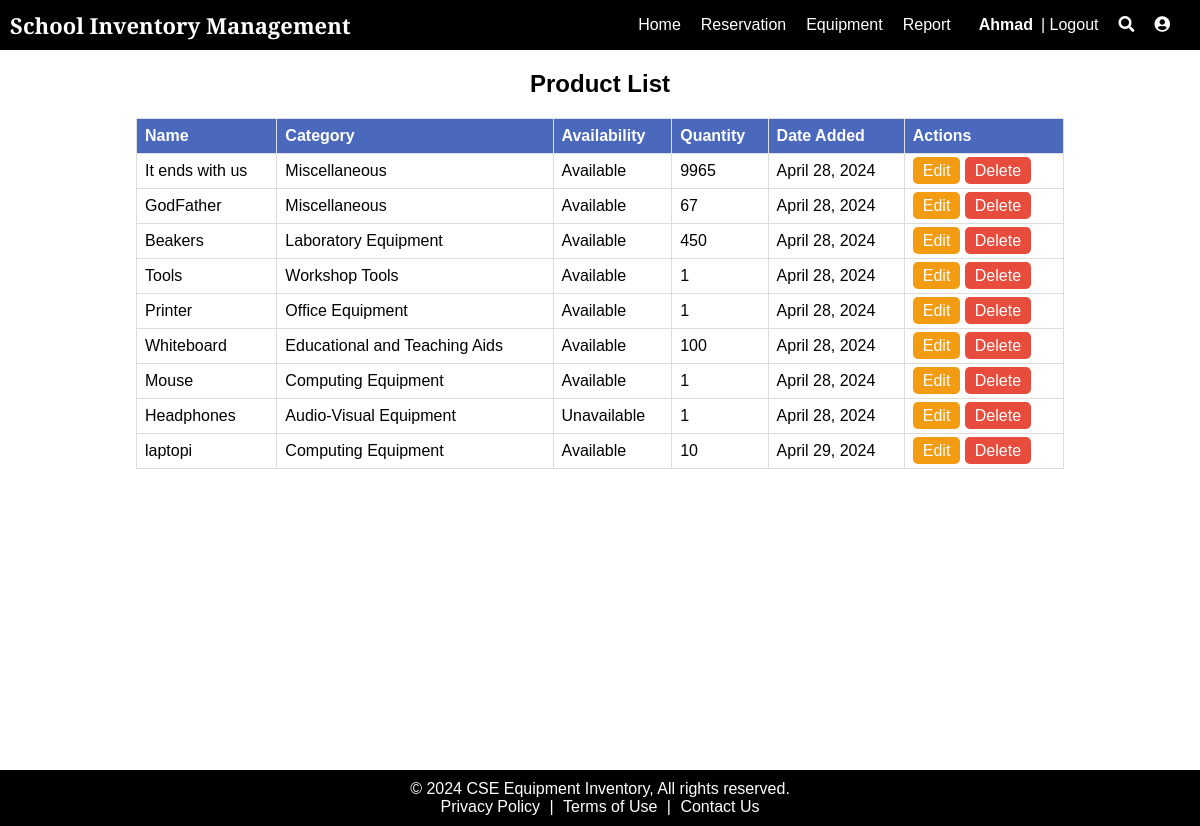
Screenshot of /list_products/ (signed in) with the database file from the repository.
### inventory_system/models.py (models this page shows, shortened)
class Products(models.Model):
    COMPUTING_EQUIPMENT = "Computing Equipment"
    AUDIO_VISUAL_EQUIPMENT = "Audio-Visual Equipment"
    LABORATORY_EQUIPMENT = "Laboratory Equipment"
    WORKSHOP_TOOLS = "Workshop Tools"
    OFFICE_EQUIPMENT = "Office Equipment"
    EDUCATIONAL_TEACHING_AIDS = "Educational and Teaching Aids"
    MISCELLANEOUS = "Miscellaneous"
    categories = [
        (COMPUTING_EQUIPMENT, "Computing Equipment"),
        (AUDIO_VISUAL_EQUIPMENT, "Audio-Visual Equipment"),
        (LABORATORY_EQUIPMENT, "Laboratory Equipment"),
        (WORKSHOP_TOOLS, "Workshop Tools"),
        (OFFICE_EQUIPMENT, "Office Equipment"),
        (EDUCATIONAL_TEACHING_AIDS, "Educational and Teaching Aids"),
        (MISCELLANEOUS, "Miscellaneous"),
    ]
    name = models.CharField(max_length=200, null=True)
    quantity = models.PositiveIntegerField(default=1, validators=[MinValueValidator(1)])  # Ensure quantity is always >= 1
    category = models.CharField(max_length=200, choices=categories, default=COMPUTING_EQUIPMENT)
    image = models.ImageField(null=True, blank=True)
    date = models.DateField(auto_now_add=True)
    availability = models.BooleanField(default=True, null=False)

### inventory_system/views.py (the view)
# urls.py: path("list_products/", views.my_products_view, name="list_products"),
def my_products_view(request):
    products = Products.objects.all()
    context = {
        'products': products
    }
    return render(request, 'inventory_system/myproducts.html', context)

### inventory_system/templates/inventory_system/myproducts.html (shortened to what this page needs)
{% extends "inventory_system/layout.html" %}  {% block body %}
<div class="productbody">
  <div class="container">
    <h2>Product List</h2>
    <table>
      <thead>
        <tr>
          <th>Name</th>
          <th>Category</th>
          <th>Availability</th>
          <th>Quantity</th>
          <th>Date Added</th>
          <th>Actions</th>
        </tr>
      </thead>
      <tbody>
        {% for product in products %}
        <tr>
          <td>{{ product.name }}</td>
          <td>{{ product.category }}</td>
          <td>{{ product.availability|yesno:"Available,Unavailable" }}</td>
          <td> {{ product.quantity }}</td>
          <td>{{ product.date }}</td>
          <td>
            <a href="{% url "edit_product_view" product.id %}" class="button edit">Edit</a>
            <a
              href="{% url 'delete_product' product.id %}"
              class="button delete"
              >Delete</a
            >
          </td>
        </tr>
        {% endfor %}
      </tbody>
    </table>
  </div>
</div>
{% endblock body %}

### inventory_system/templates/inventory_system/layout.html (shortened to what this page needs)
{% load static %}
<!DOCTYPE html>
<html lang="en">
  <head>
    <link rel="stylesheet" href="https://cdnjs.cloudflare.com/ajax/libs/font-awesome/5.15.4/css/all.min.css" />
    <link rel="stylesheet" href="{% static "css/header.css" %}" />
    <link rel="stylesheet" href="{% static "css/footer.css" %} "/>
  </head>
  <body>
    <nav class="navbar">
      <a href="{% url "index" %}" style="text-decoration: none;">
        <div class="logo">School Inventory Management</div>
      </a>
      <div class="nav-right">
        <ul class="nav-links">
          <li>
            <a href="{% url "index" %}">Home</a>
          </li>
          <li>
            <a href="{% url 'your_reservations' %}">Reservation</a>
          </li>
          <li>
            <a href="#">Equipment</a>
          </li>
          <li>
            <a href="#">Report</a>
          </li>
          {% if user.is_authenticated %}
            <strong>&ensp;{{ user.username }}&ensp;</strong>
            <li>
              <a href="{% url 'logout' %}" class="btn btn-warning">| Logout</a>
            </li>
          {% endif %}
          {% if not request.path == '/siteadmin/' %}
            <li>
              <a href="#" class="icon" id="searchIcon">
                <i class="fas fa-search"></i>
              </a>
            </li>
          {% endif %}
          <li>
            <a href="/siteadmin/" class="icon" id="userProfileIcon"><i class="fas fa-user-circle"></i></a>
          </li>
        </ul>
      </div>
    </nav>
    {% block body %}
    {% endblock body %}
    <footer>
      <p>&copy; 2024 CSE Equipment Inventory, All rights reserved.</p>
      <p>
        <a href="#">Privacy Policy</a> |
        <a href="#">Terms of Use</a> |
        <a href="mailto:info@cseequipmentschool.edu">Contact Us</a>
      </p>
    </footer>
</body>
</html>

### static/css/header.css (style rules this page uses)
* { margin: 0; padding: 0; }
.navbar { display: flex; align-items: center; justify-content: space-between; padding: 10px; background-color: #000000; color: white; position: sticky; top: 0; z-index: 1000; }
.logo { color: white; font-size: 22px; font-weight: bold; font-family: 'Playfair Display', serif; transition: color 0.7s; }
.nav-right { display: flex; align-items: center; }
.nav-links { list-style-type: none; margin: 0; padding: 0; display: flex; }
.nav-links li { margin-right: 20px; }
.nav-links a { color: white; text-decoration: none; transition: color 0.3s; }

### static/css/footer.css (style rules this page uses)
body { font-family: Arial, sans-serif; margin: 0; padding: 0; display: flex; flex-direction: column; min-height: 100vh; }
footer { background-color: #000000; color: white; text-align: center; padding: 10px 20px; }
footer a { color: #FFFFFF; text-decoration: none; padding: 0 5px; }

### inventory_system/templates/inventory_system/myproducts.html (style rules this page uses)
.productbody { overflow-x: hidden; font-family: Arial, sans-serif; margin: 0; padding: 20px; height: 85vh; }
table { width: 80%; border-collapse: collapse; margin-top: 20px; }
th, td { border: 1px solid #ddd; padding: 8px; text-align: left; }
th { background-color: #4a69bd; color: white; }
.button { background-color: #4a69bd; color: white; border: none; padding: 5px 10px; border-radius: 5px; cursor: pointer; text-decoration: none; }
.button.edit { background-color: #f39c12; }
.button.delete { background-color: #e74c3c; }
.container { display: flex; flex-direction: column; align-items: center; justify-content: start; }

### rows the page displays
Products: name "It ends with us", category "Miscellaneous", availability "Available", quantity "9965", date "April 28, 2024"
Products: name "GodFather", category "Miscellaneous", availability "Available", quantity "67", date "April 28, 2024"
Products: name "Beakers", category "Laboratory Equipment", availability "Available", quantity "450", date "April 28, 2024"
Products: name "Tools", category "Workshop Tools", availability "Available", quantity "1", date "April 28, 2024"
Products: name "Printer", category "Office Equipment", availability "Available", quantity "1", date "April 28, 2024"
Products: name "Whiteboard", category "Educational and Teaching Aids", availability "Available", quantity "100", date "April 28, 2024"
Products: name "Mouse", category "Computing Equipment", availability "Available", quantity "1", date "April 28, 2024"
Products: name "Headphones", category "Audio-Visual Equipment", availability "Unavailable", quantity "1", date "April 28, 2024"
Products: name "laptopi", category "Computing Equipment", availability "Available", quantity "10", date "April 29, 2024"

### other values shown
{{ user.username }} "Ahmad"
